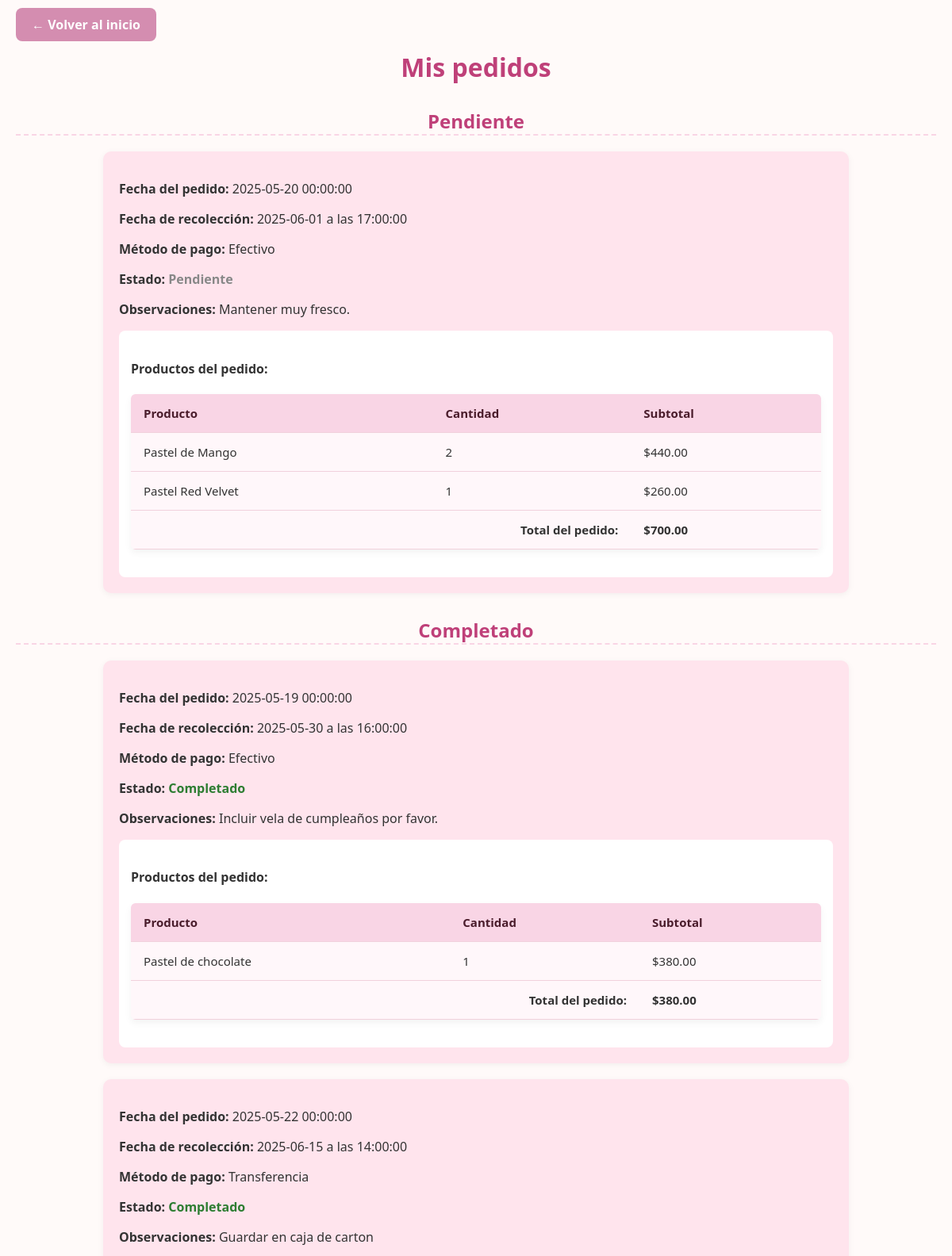
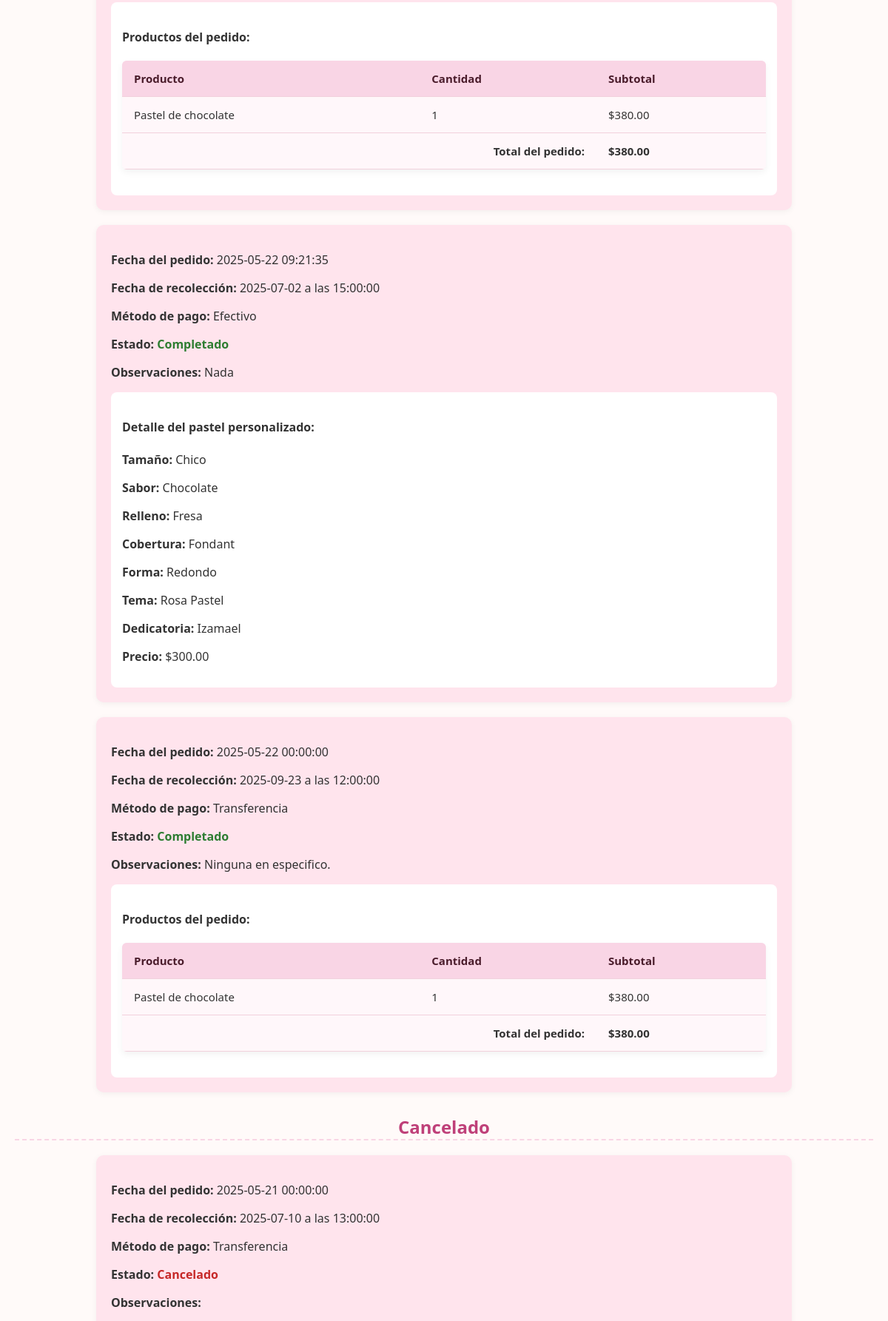
The page /vistas/mis_pedidos.php (signed in, upper part) on the database its author committed (2 pictures, top to bottom).
### tables this page shows
CREATE TABLE `pedidos` (
  `id_pedido` int(11) NOT NULL,
  `id_usuario` int(11) DEFAULT NULL,
  `fecha_pedido` datetime DEFAULT NULL,
  `estado` enum('pendiente','completado','cancelado') DEFAULT NULL,
  `metodo_pago` enum('efectivo','transferencia') DEFAULT NULL,
  `fecha_recogida` date DEFAULT NULL,
  `hora_recogida` time DEFAULT NULL,
  `observaciones` text DEFAULT NULL
);

CREATE TABLE `detalle_pedido` (
  `id_detalle` int(11) NOT NULL,
  `id_pedido` int(11) DEFAULT NULL,
  `id_producto` int(11) DEFAULT NULL,
  `cantidad` int(11) DEFAULT NULL,
  `subtotal` decimal(10,2) DEFAULT NULL
);

CREATE TABLE `productos` (
  `id_producto` int(11) NOT NULL,
  `nombre` varchar(100) NOT NULL,
  `descripcion` text DEFAULT NULL,
  `categoria` varchar(100) DEFAULT NULL,
  `imagen` longblob DEFAULT NULL,
  `precio` decimal(10,2) DEFAULT NULL,
  `stock` int(11) DEFAULT NULL,
  `tipo` enum('normal','promocion','mas_vendido') DEFAULT 'normal',
  `estado` enum('activo','inactivo') DEFAULT 'activo',
  `precio_promocion` decimal(10,2) DEFAULT NULL
);

CREATE TABLE `detalle_personalizado` (
  `id` int(11) NOT NULL,
  `id_pedido` int(11) NOT NULL,
  `tamaño` varchar(50) DEFAULT NULL,
  `sabor` varchar(100) DEFAULT NULL,
  `relleno` varchar(100) DEFAULT NULL,
  `cobertura` varchar(100) DEFAULT NULL,
  `topping` varchar(100) DEFAULT NULL,
  `forma` varchar(50) DEFAULT NULL,
  `tema` varchar(100) DEFAULT NULL,
  `dedicatoria` varchar(255) DEFAULT NULL,
  `fecha_entrega` date DEFAULT NULL,
  `precio` decimal(10,2) NOT NULL DEFAULT 0.00
);

### vistas/mis_pedidos.php (the view, shortened to what this page needs)
<?php
include '../includes/conexion.php';
$logueado = isset($_SESSION['id_usuario']) && $_SESSION['tipo'] === 'cliente';
if ($logueado) {
    $id_usuario = $_SESSION['id_usuario'];
    $sql = "SELECT * FROM pedidos WHERE id_usuario = ? ORDER BY fecha_recogida ASC, hora_recogida ASC";
    $stmt = $conexion->prepare($sql);
    $stmt->bind_param("i", $id_usuario);
    $stmt->execute();
    $resultado = $stmt->get_result();
    $pedidos = [];
    while ($fila = $resultado->fetch_assoc()) {
        $pedidos[] = $fila;
    }
}
?>
<!DOCTYPE html>
<html lang="es">
<head>
    <link rel="stylesheet" href="../css/mis_pedidos.css">
</head>
<body>
    <a href="../index.php" class="btn-volver">← Volver al inicio</a>
    <h1>Mis pedidos</h1>
    <?php if (!$logueado): ?>
        <p style="text-align: center; font-size: 18px; color: #bf4079;">
            Por favor inicia sesión para ver tus pedidos.
        </p>
        <div class="centrar-boton">
            <a href="login.php" class="btn-volver">Iniciar sesión</a>
        </div>
    <?php elseif (empty($pedidos)): ?>
        <p style="text-align:center;">No tienes pedidos registrados aún.</p>
        <?php else:
        $estados = ['pendiente', 'completado', 'cancelado'];
        foreach ($estados as $estado):
            $pedidos_estado = array_filter($pedidos, fn($p) => $p['estado'] === $estado);
        ?>
            <h2 style="color:#bf4079; border-bottom:2px dashed #f9d5e5; text-align:center; margin-top:30px;"><?= ucfirst($estado) ?></h2>
            <?php foreach ($pedidos_estado as $pedido): ?>
                <div style="background-color:#ffe4ed; border-radius:10px; margin:20px auto; padding:20px; max-width:900px; box-shadow: 0 2px 8px rgba(0,0,0,0.05);">
                    <p><strong>Fecha del pedido:</strong> <?= $pedido['fecha_pedido'] ?></p>
                    <p><strong>Fecha de recolección:</strong> <?= $pedido['fecha_recogida'] ?> a las <?= $pedido['hora_recogida'] ?></p>
                    <p><strong>Método de pago:</strong> <?= ucfirst($pedido['metodo_pago']) ?></p>
                    <p><strong>Estado:</strong> <span class="estado-<?= strtolower($estado) ?>"><?= ucfirst($estado) ?></span></p>
                    <p><strong>Observaciones:</strong> <?= $pedido['observaciones'] ?></p>
                    <?php
                    $es_personalizado = false;
                    $check = $conexion->prepare("SELECT COUNT(*) FROM detalle_personalizado WHERE id_pedido = ?");
                    $check->bind_param("i", $pedido['id_pedido']);
                    $check->execute();
                    $check->bind_result($es_personalizado);
                    ?>
                    <div style="background:#fff; border-radius:8px; padding:15px; margin-top:10px;">
                        <?php if ($es_personalizado): ?>
                            <h4>Detalle del pastel personalizado:</h4>
                            <?php
                            $det = $conexion->prepare("SELECT * FROM detalle_personalizado WHERE id_pedido = ?");
                            $det->bind_param("i", $pedido['id_pedido']);
                            $det->execute();
                            $res = $det->get_result();
                            while ($d = $res->fetch_assoc()):
                            ?>
                                <p><strong>Tamaño:</strong> <?= $d['tamaño'] ?></p>
                                <p><strong>Sabor:</strong> <?= $d['sabor'] ?></p>
                                <p><strong>Relleno:</strong> <?= $d['relleno'] ?></p>
                                <p><strong>Cobertura:</strong> <?= $d['cobertura'] ?></p>
                                <p><strong>Forma:</strong> <?= $d['forma'] ?></p>
                                <p><strong>Tema:</strong> <?= $d['tema'] ?></p>
                                <p><strong>Dedicatoria:</strong> <?= $d['dedicatoria'] ?></p>
                                <p><strong>Precio:</strong> $<?= number_format($d['precio'], 2) ?></p>
                            <?php endwhile; ?>
                        <?php else: ?>
                            <h4>Productos del pedido:</h4>
                            <table style="width:100%; background:#fff7fa; border-radius:6px;">
                                <thead>
                                    <tr>
                                        <th style="text-align:left;">Producto</th>
                                        <th>Cantidad</th>
                                        <th>Subtotal</th>
                                    </tr>
                                </thead>
                                <tbody>
                                    <?php
                                    $det = $conexion->prepare("SELECT d.*, p.nombre FROM detalle_pedido d JOIN productos p ON d.id_producto = p.id_producto WHERE d.id_pedido = ?");
                                    $det->bind_param("i", $pedido['id_pedido']);
                                    $det->execute();
                                    $res = $det->get_result();
                                    $total = 0;
                                    while ($d = $res->fetch_assoc()):
                                        $total += $d['subtotal'];
                                    ?>
                                        <tr>
                                            <td><?= $d['nombre'] ?></td>
                                            <td><?= $d['cantidad'] ?></td>
                                            <td>$<?= number_format($d['subtotal'], 2) ?></td>
                                        </tr>
                                    <?php endwhile; ?>
                                    <tr>
                                        <td colspan="2" style="text-align:right;"><strong>Total del pedido:</strong></td>
                                        <td><strong>$<?= number_format($total, 2) ?></strong></td>
                                    </tr>
                                </tbody>
                            </table>
                        <?php endif; ?>
                    </div>
                </div>
            <?php endforeach; ?>
        <?php endforeach; ?>
    <?php endif; ?>
</body>
</html>

### css/mis_pedidos.css (style rules this page uses)
body { font-family: 'Segoe UI', sans-serif; background-color: #fffaf9; margin: 0; padding: 20px; color: #333; }
h1 { text-align: center; color: #bf4079; margin-bottom: 30px; }
table { width: 100%; border-collapse: collapse; background-color: #ffffff; box-shadow: 0 4px 10px rgba(0, 0, 0, 0.05); border-radius: 12px; overflow: hidden; font-size: 15px; margin-bottom: 20px; }
thead { background-color: #f9d5e5; color: #4a1c2b; }
th, td { padding: 14px 16px; text-align: left; border-bottom: 1px solid #f1d1dc; }
.btn-volver { background-color: #d48db0; color: white; padding: 10px 20px; text-decoration: none; border-radius: 8px; transition: background-color 0.3s ease; font-weight: bold; }
.estado-pendiente { color: #888; font-weight: bold; }
.estado-completado { color: #2e7d32; font-weight: bold; }
.estado-cancelado { color: #c62828; font-weight: bold; }

### rows shown on the page
pedidos: fecha_pedido "2025-05-20 00:00:00", fecha_recogida "2025-06-01", hora_recogida "17:00:00", metodo_pago "Efectivo", estado "Pendiente", observaciones "Mantener muy fresco.", total "700.00"
detalle_pedido: id_producto.nombre "Pastel de Mango", cantidad "2", subtotal "440.00"
detalle_pedido: id_producto.nombre "Pastel Red Velvet", cantidad "1", subtotal "260.00"
pedidos: fecha_pedido "2025-05-19 00:00:00", fecha_recogida "2025-05-30", hora_recogida "16:00:00", metodo_pago "Efectivo", estado "Completado", observaciones "Incluir vela de cumpleaños por favor.", total "380.00"
detalle_pedido: id_producto.nombre "Pastel de chocolate", cantidad "1", subtotal "380.00"
pedidos: fecha_pedido "2025-05-22 00:00:00", fecha_recogida "2025-06-15", hora_recogida "14:00:00", metodo_pago "Transferencia", estado "Completado", observaciones "Guardar en caja de carton", total "380.00"
detalle_pedido: id_producto.nombre "Pastel de chocolate", cantidad "1", subtotal "380.00"
pedidos: fecha_pedido "2025-05-22 09:21:35", fecha_recogida "2025-07-02", hora_recogida "15:00:00", metodo_pago "Efectivo", estado "Completado", observaciones "Nada"
detalle_personalizado: tamaño "Chico", sabor "Chocolate", relleno "Fresa", cobertura "Fondant", forma "Redondo", tema "Rosa Pastel", dedicatoria "Izamael", precio "300.00"
pedidos: fecha_pedido "2025-05-22 00:00:00", fecha_recogida "2025-09-23", hora_recogida "12:00:00", metodo_pago "Transferencia", estado "Completado", observaciones "Ninguna en especifico.", total "380.00"
detalle_pedido: id_producto.nombre "Pastel de chocolate", cantidad "1", subtotal "380.00"
pedidos: fecha_pedido "2025-05-21 00:00:00", fecha_recogida "2025-07-10", hora_recogida "13:00:00", metodo_pago "Transferencia", estado "Cancelado"

### other values the page prints
$estado "Pendiente"
$estado "Completado"
$estado "Cancelado"
